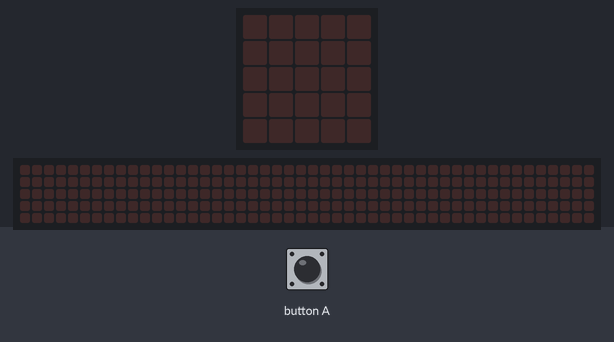
The program below on a simulated BBC micro:bit (MakeCode). On the bench: the board's 5×5 LED display, a strip that is not on the board, showing the scrolling text unrolled. Inputs (shaded band) come from the test bench. Random numbers come from a fixed seed; the 48×5 strip is a reading aid, not a part: it shows the text the display is scrolling, unrolled, one strip-width of it at a time.

Above: at 1.2 s.
1.3 s: button A pressed for 0.15 s
At 1.52 s:
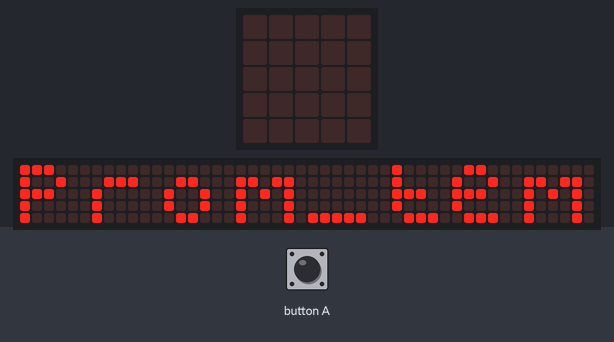
At 10.22 s:
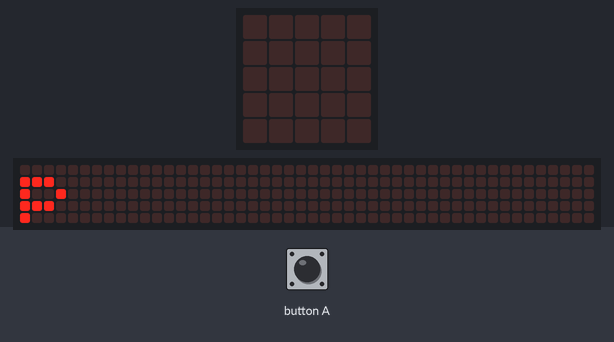
Timing chart, 0 to 11.7 s (numbered marks = the images above; inputs shaded):
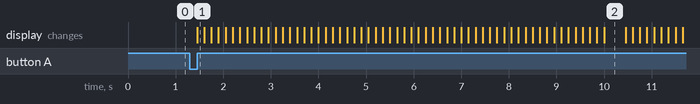

The program:

main.ts
```typescript
input.onButtonPressed(Button.A, function () {
    for (let index = 0; index < 14; index++) {
        temp = randint(15, 27)
        if (temp >= temp_max) {
            temp_max = temp
        }
        if (temp <= temp_min) {
            temp_min = temp
        }
        acum_temp = acum_temp + temp
    }
    prom_temp = acum_temp / 14
    basic.showString("Prom_temp")
    basic.showNumber(prom_temp)
    basic.pause(500)
    basic.showString("Temp_max")
    basic.showNumber(temp_max)
    basic.pause(500)
    basic.showString("Temp_min")
    basic.showNumber(temp_min)
    basic.pause(500)
})
let temp_max = 0
let temp_min = 0
let prom_temp = 0
let acum_temp = 0
let temp = 0
temp = 0
acum_temp = 0
prom_temp = 0
prom_temp = 0
temp_min = 0
```

test.ts
```typescript
// aquí va el archivo "tests"; esto no se compilará cuando este paquete se utilice como una extensión.
```

Measured:
- after the input at 1.3 s, the display: changes after 0.15 s (image 1)
- what the display in image 2 shows lasts 0.5 s, from 10.0 s to 10.5 s
